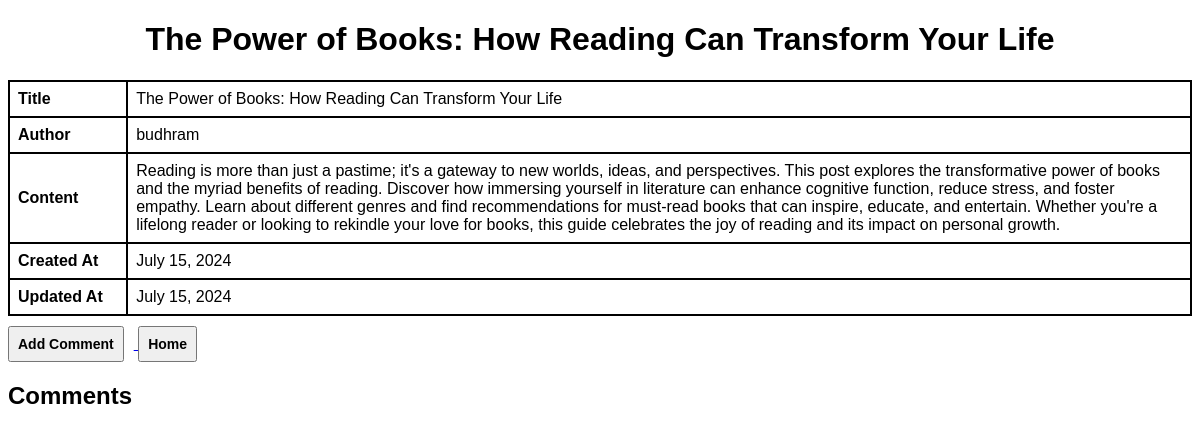
Page /blog/8/ on the committed database.
### blogapp/models.py (models this page shows, shortened)
class Post(models.Model):
    title = models.CharField(max_length=100)
    author = models.CharField(max_length=30, default='sameer')
    description = models.TextField()
    created_at = models.DateField(auto_now_add=True)
    updated_at = models.DateField(auto_now=True)
    comments = models.JSONField(default=list, blank=True)

### blogapp/views.py (the view)
# urls.py: path('blog/<int:id>/', views.showBlogDetails, name='details'),
def showBlogDetails(request, id):
    post = get_object_or_404(Post, pk=id)
    return render(request, 'details.html', {'post': post})

### templates/details.html (shortened to what this page needs)
{% extends "index.html" %}
{% load static %}
{% block style %}
    <link rel="stylesheet" href="{% static "css/details.css" %}">
{% endblock %}
{% block h1 %}
    <h1>{{post.title}}</h1>
{% endblock %}
{% block content %}
    <div>
        <table>
            <tbody>
                <tr>
                    <td class='th'>Title</td>
                    <td>{{post.title}}</td>
                </tr>
                <tr>
                    <td class='th'>Author</td>
                    <td>{{post.author}}</td>
                </tr>
                <tr>
                    <td class='th'>Content</td>
                    <td>{{post.description}}</td>
                </tr>
                <tr>
                    <td class='th'>Created At</td>
                    <td>{{post.created_at}}</td>
                </tr>
                <tr>
                    <td class='th'>Updated At</td>
                    <td>{{post.updated_at}}</td>
                </tr>
            </tbody>
        </table>
        <div class='comment-section'>
            <a href="{% url 'add_comment' post.id %}">
                <button>Add Comment</button>
            </a>
            <a href="{% url 'bloglist'%}">
                <button>Home</button>
            </a>
            <h2>Comments</h2>
        </div>
    </div>
{% endblock %}

### static/css/details.css (style rules this page uses)
table { width: 100%; border-collapse: collapse }
th, td { border: 2px solid black; padding: 8px; text-align: left; }
.th { font-weight: bold; width: 10%; }
button { font-size: 14px; cursor: pointer; font-weight: bold; padding: 8px; margin-right: 10px; margin-top: 10px; }

### static/css/index.css (style rules this page uses)
body { font-family: sans-serif; }
h1 { text-align: center; }

### rows in the picture
Post: title "The Power of Books: How Reading Can Transform Your Life", author "budhram", description "Reading is more than just a pastime; it's a gateway to new worlds, ideas, and perspectives. This post explores the transformative power of books and the myriad benefits of reading. Discover how immersing yourself in literature can enhance cognitive function, reduce stress, and foster empathy. Learn about different genres and find recommendations for must-read books that can inspire, educate, and entertain. Whether you're a lifelong reader or looking to rekindle your love for books, this guide celebrates the joy of reading and its impact on personal growth.", created_at "July 15, 2024", updated_at "July 15, 2024"
